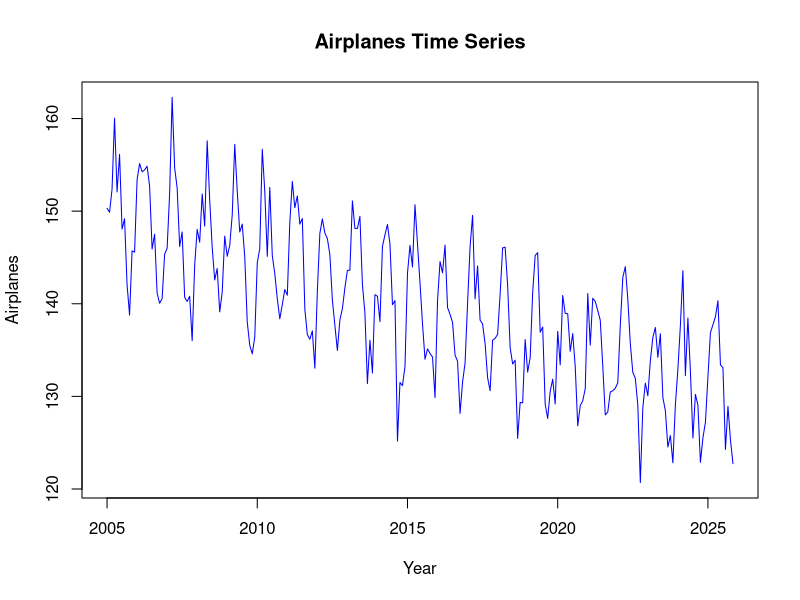
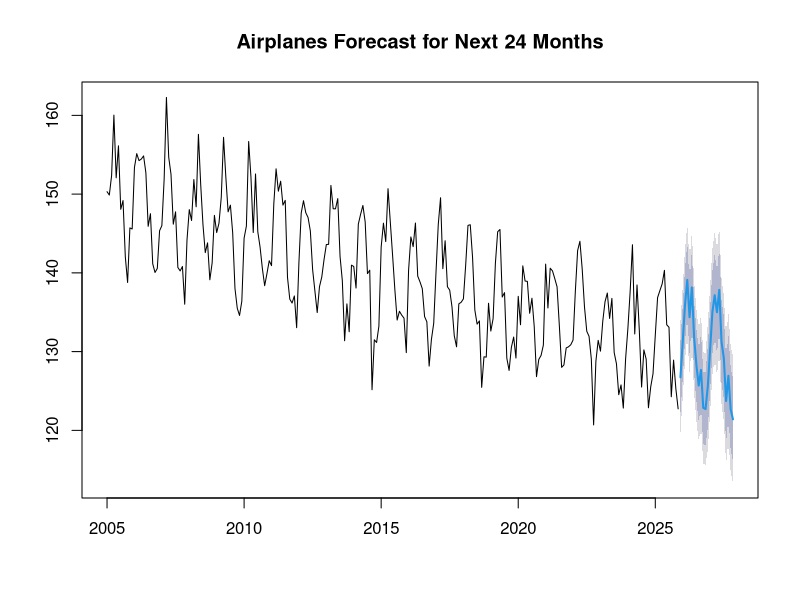

These figures' R source, in order:
#loading to project
library(ggplot2)
library(forecast)

#loading the dataset
data <- read.csv("Airplanes_Dataset.csv")

str(data)

#data pre processing month variable to data format
data$Month <- as.Date(data$Date) 

#creating the time series
airplane_t_s <- ts(data$Airplanes, start = c(2005,1), frequency = 12)

#plot time series
plot(airplane_t_s, main = "Airplanes Time Series",
     ylab = "Airplanes", xlab="Year", col='blue')

#future predictions
model <- auto.arima(airplane_t_s)
predict <- forecast(model, h=24)
plot(predict, main = "Airplanes Forecast for Next 24 Months")
